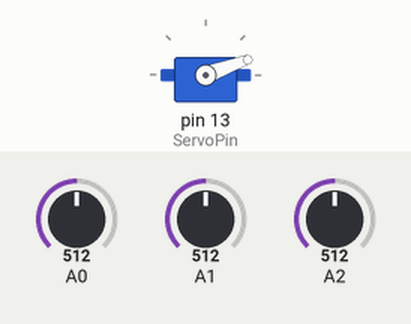
Simulated run of this sketch. Board: Arduino Uno, built with avr-gcc and run on an emulated ATmega328P. Shown: servo. The test bench sets the inputs (shaded band); at power-on: A0 = 512, A1 = 512, A2 = 512.

Above: at 1.2 s.
1.3 s: A0 set to 293
2.8 s: A0 set to 257
At 3.28 s:
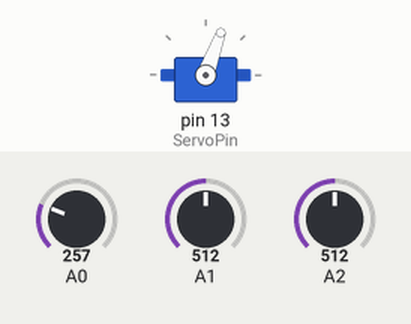
5.8 s: A0 set to 285
At 7.0 s:
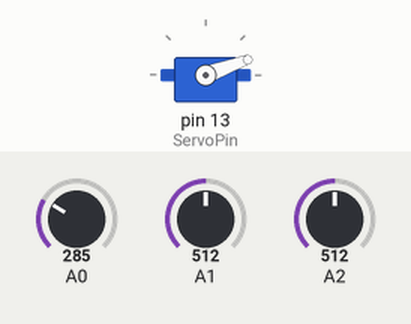
7.3 s: A0 set to 265
At 7.78 s:
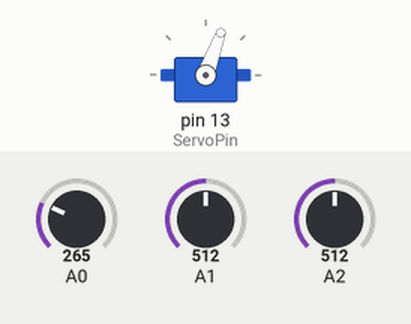
Timing chart, 0 to 10.3 s (numbered marks = the images above; inputs shaded):
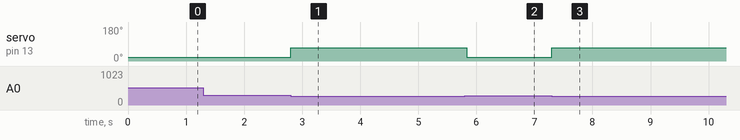

Measured:
- the behaviour switches between 276 and 275 on A0 (found by bisection; images 0 and 1)
- after the input at 1.3 s, every drawn part: stays the same
- after the input at 2.8 s, servo on pin 13 (ServoPin): 20° → 70° at once
- after the input at 5.8 s, servo on pin 13 (ServoPin): 70° → 20° at once
- after the input at 7.3 s, servo on pin 13 (ServoPin): 20° → 70° at once

The sketch:

module_2.ino
```cpp
#include <Servo.h>
#define Threshold 275
#define UnpressedAngle 20
#define PressedAngle 70
#define ServoPin 13

Servo servo;

void setup() {
  servo.attach(ServoPin);
  servo.write(UnpressedAngle);
}

void loop() {
  servo.write(UnpressedAngle);
  delay(1);

  int ldrOne = analogRead(A0);
  int ldrTwo = analogRead(A1);
  int ldrThree = analogRead(A2);

  if(ldrOne <= Threshold) {
      servo.write(PressedAngle);
      delay(50);
  }

}
```
